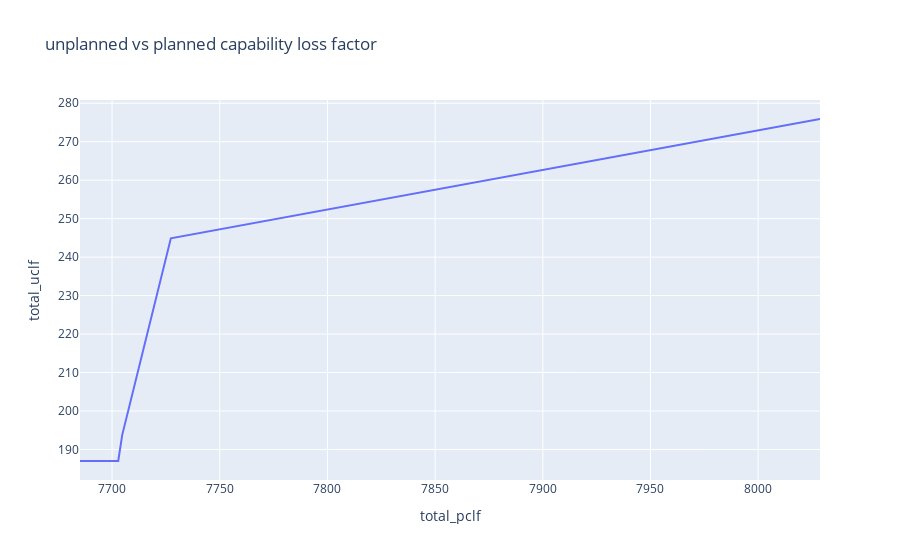

Here is the notebook cell this chart was saved with:
### Code cell
fig = px.line(loss, x="total_pclf", y="total_uclf",title="unplanned vs planned capability loss factor")
fig.show()

### Figure 1 — Plotly figure (JSON) as saved in the notebook; plotly's stock layout.template omitted (floating-point values rounded to 4 significant figures)
{"data": [{"hovertemplate": "total_pclf=%{x}<br>total_uclf=%{y}<extra></extra>", "legendgroup": "", "line": {"color": "#636efa", "dash": "solid"}, "marker": {"symbol": "circle"}, "mode": "lines", "name": "", "orientation": "v", "showlegend": false, "type": "scatter", "x": [8029.0, 7727.0, 7705.0, 7703.0, 7685.0], "xaxis": "x", "y": [275.9, 244.9, 193.7, 187, 187], "yaxis": "y"}], "layout": {"legend": {"tracegroupgap": 0}, "title": {"text": "unplanned vs planned capability loss factor"}, "xaxis": {"anchor": "y", "domain": [0, 1], "title": {"text": "total_pclf"}}, "yaxis": {"anchor": "x", "domain": [0, 1], "title": {"text": "total_uclf"}}}}
